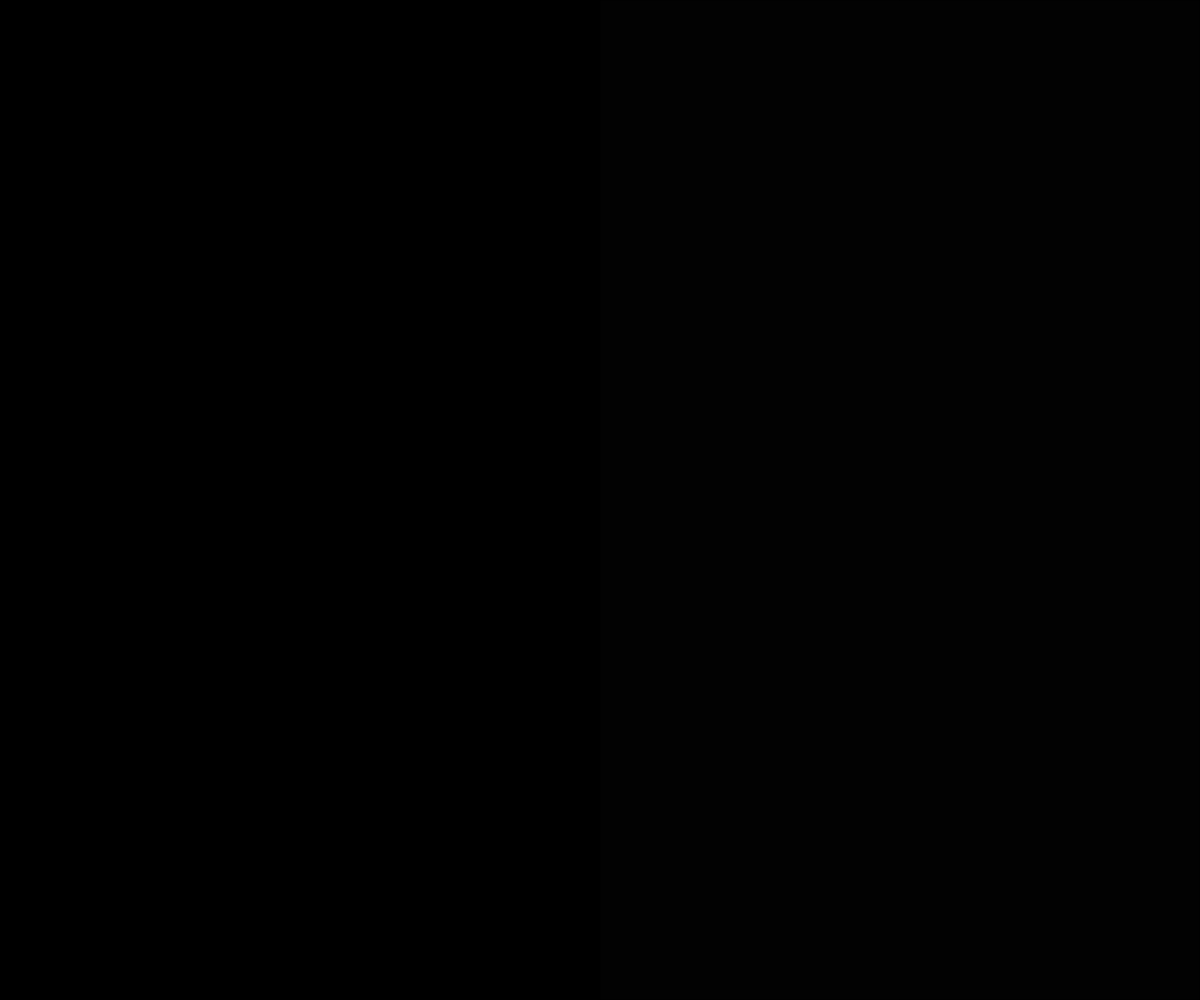
Frame 1 (no input)
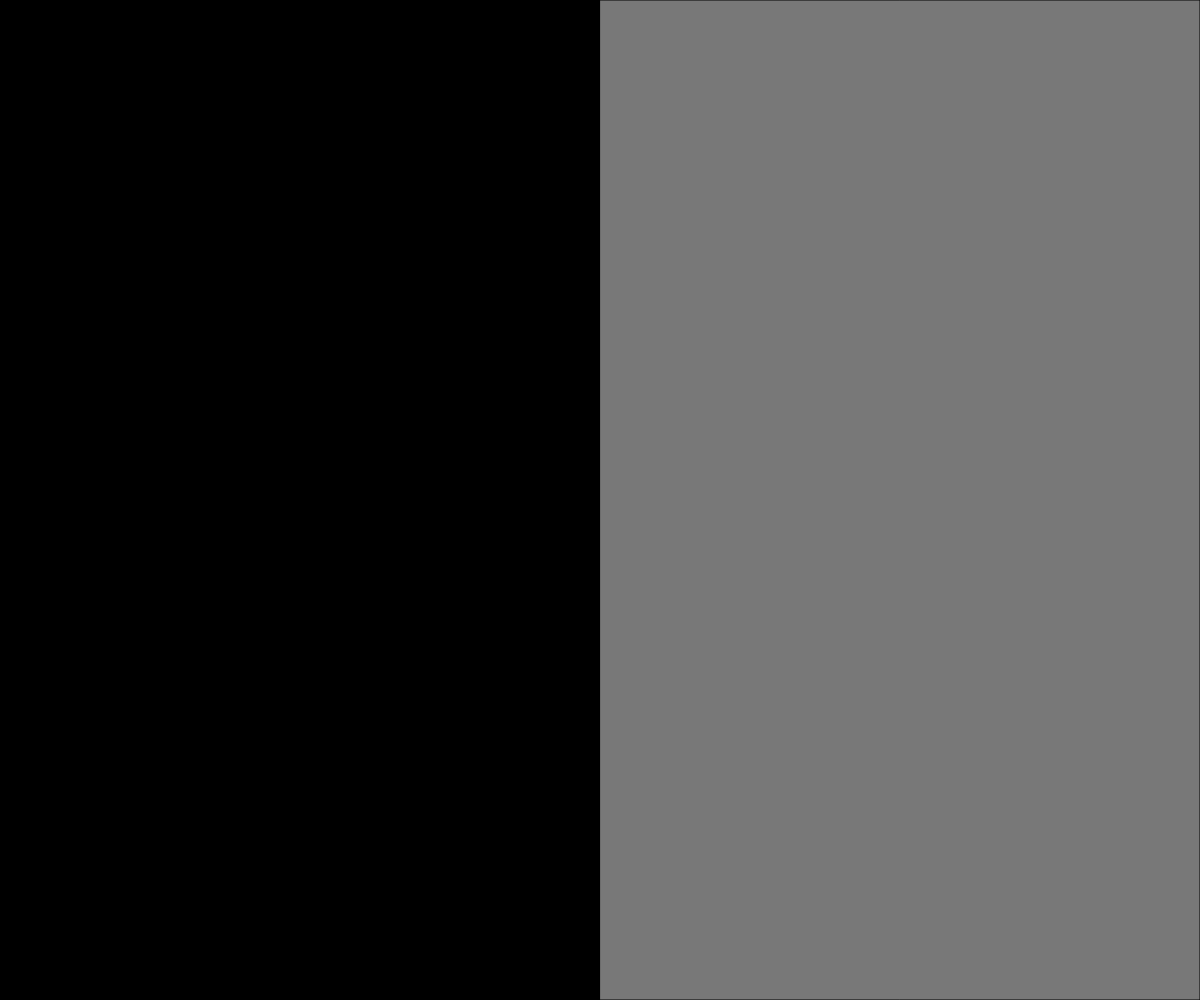
Frame 60 (no input)
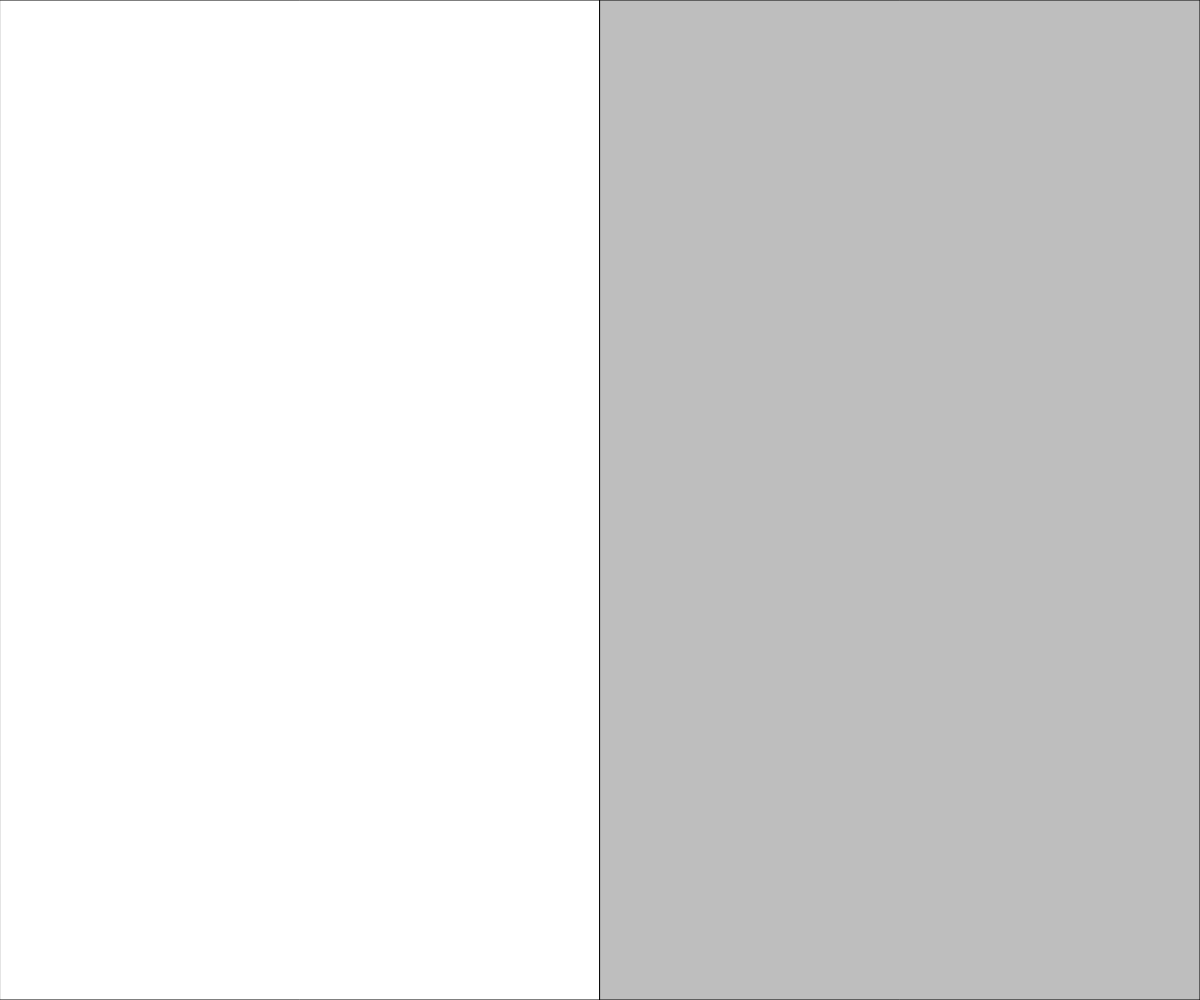
Frame 120 (the mouse pressed at the canvas centre since frame 60)

The p5.js sketch that drew these frames (run headless with seeded random() and noise() and a simulated clock; from frame 60 on, the mouse is pressed at the canvas centre):

// p5.js sketch
// ── sketch.js
// Fading Square Demo

let currentSide = 0;  //0 - mouse on Left Side
                      //1 - mouse on Right Side
let rightFillValue = 0;                

function setup() {
  createCanvas(windowWidth, windowHeight);
}

function draw() {
  background(255);
  updateState();
  renderSquares();
}

function updateState(){
  // check mouse position, and update currentSide accordingly
  if (mouseX < width/2) currentSide = 0;
  else if(mouseX >= width/2) currentSide = 1;
  //print(currentSide);

}

function renderSquares(){
  //left square
  if(currentSide ===0){
    fill(0);
  }
  else fill(255);
  rect(0,0,width/2, height);

  //right square
  print(rightFillValue);
  rightFillValue += 2;   //update the variable???
  fill(rightFillValue);  //use variable to set fill
  rect(width/2, 0,width/2, height); //draw shape

}

function mousePressed(){
  rightFillValue -= 50;  //rightFillValue = rightFillValue -____
}
